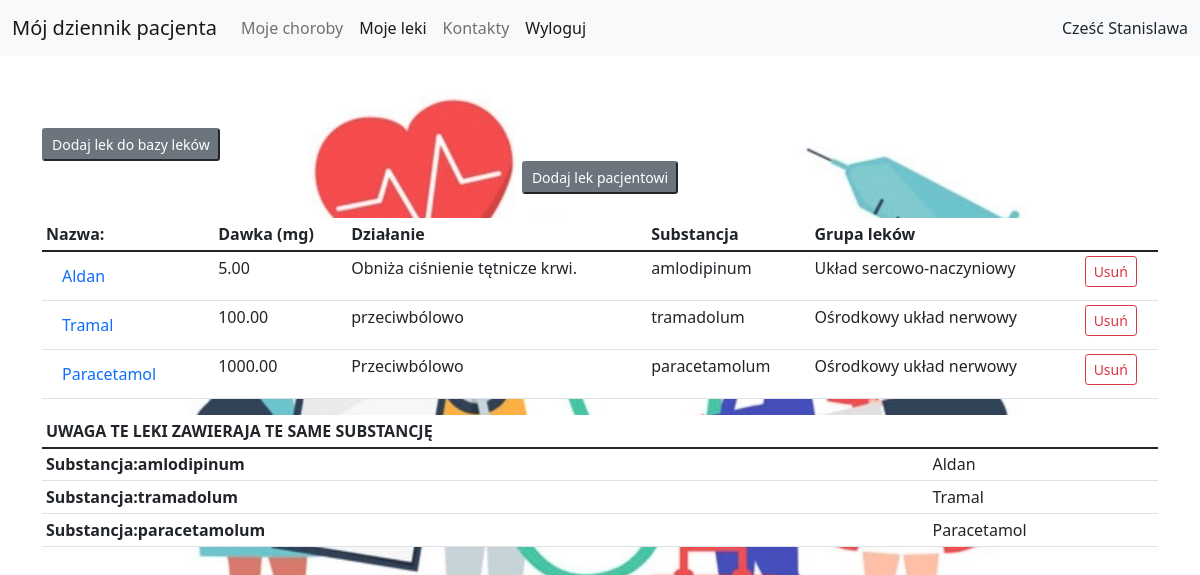
Page /drugs/ (signed in) on the committed database.
### accounts/models.py (models this page shows)
class CustomUser(AbstractUser):
    def __str__(self):
        return self.username

### patientdiary/models.py (models this page shows, shortened)
class PatientDrug(models.Model):
    patient = models.ForeignKey(Patient, on_delete=models.CASCADE)
    drug = models.ForeignKey('Drugs', on_delete=models.CASCADE)

class Drugs(models.Model):
    name = models.CharField(max_length=30)
    leaflet = models.TextField()
    dosage = models.DecimalField(max_digits=10, decimal_places=2)
    action = models.CharField(max_length=128)
    substances = models.ManyToManyField(Substance)
    groups = models.ForeignKey('Group', on_delete=models.CASCADE)

class Substance(models.Model):
    name = models.CharField(unique=True, max_length=128)
    def __str__(self):
        return self.name

class Group(models.Model):
    parent = models.ForeignKey('Group', null=True, blank=True, on_delete=models.CASCADE)
    symbol = models.CharField(max_length=128)
    name = models.CharField(max_length=128)
    def __str__(self):
        return self.name

### patientdiary/views.py (the view)
# urls.py: path('drugs/', views.DrugsListView.as_view(), name='drugs_view'),
class DrugsListView(LoginRequiredMixin, ListView):
    model = Drugs
    template_name = 'drugs_view.html'
    def get_queryset(self):
        return Drugs.objects.filter(patient=Patient.objects.get(user=self.request.user))
    def get_context_data(self, **kwargs):
        context = super().get_context_data(**kwargs)
        context['patient'] = Patient.objects.get(user=self.request.user)
        context['drugs'] = Drugs.objects.all()
        return context

### patientdiary/models.py (called while the page is built)
    def get_substance_alert(self):
        alerts = {}
        for drug in self.drug.all():
            for substance in drug.substances.all():
                if substance.name in alerts:
                    alerts[substance.name].append(drug.name)
                else:
                    alerts[substance.name] = [drug.name]
        return alerts

### accounts/templates/drugs_view.html (shortened to what this page needs)
{% extends "base.html" %}
{% block content %}
    <div class="container">
        <br>
        <br>
        <br>
        <a href="{% url 'drug_add_view' %}">
            <button type="button" class="btn-secondary btn-sm disabled" tabindex="-1" role="button"
                    aria-disabled="true">Dodaj lek do bazy leków
            </button>
        </a>
        <div class="container text-center">
            <a href="{% url 'patient_drug_add_view' %}">
                <button type="button" class="btn-secondary btn-sm disabled" tabindex="-1" role="button"
                        aria-disabled="true">Dodaj lek pacjentowi
                </button>
            </a>
        </div>
        <br>
        <table class="table table-sm">
            <thead>
            <tr>
                <th scope="col">Nazwa:</th>
                <th scope="col">Dawka (mg)</th>
                <th scope="col">Działanie</th>
                <th scope="col">Substancja</th>
                <th scope="col">Grupa leków</th>
                <th scope="col"></th>
            </tr>
            </thead>
            <tbody>
            {% for patient_drug in patient.patientdrug_set.all %}
                <tr>
                    <td ><a class="nav-link active"
                                       href="{% url 'patient_drug_detail_view' patient_drug.pk %}">{{ patient_drug.drug.name }} </a>
                    </td>
                    <td>{{ patient_drug.drug.dosage }}</td>
                    <td>{{ patient_drug.drug.action }}</td>
                    <td>
                        {% for drug in patient_drug.drug.substances.all %}
                            {{ drug }}
                        {% endfor %}
                    </td>
                    <td>
                        {{patient_drug.drug.groups }}
                    </td>
                    <td>
                        <a href="{% url 'patient_drug_delete_view' patient_drug.pk %}">
                            <button type="button" class="btn btn-outline-danger btn-sm">Usuń</button>
                        </a>
                    </td>
                </tr>
            {% endfor %}
            </tbody>
            <table class="table table-sm">
                <thead>
                <th scope="col">UWAGA TE LEKI ZAWIERAJA TE SAME SUBSTANCJĘ</th>
                </thead>
                <tbody>
                <tr>{% for substance,drugs in user.patient.get_substance_alert.items %}</tr>
                    <th>Substancja:{{ substance }}</th>
                    {% for drug in drugs %}
                        <td>{{ drug }}</td>
                    {% endfor %}
                {% endfor %}
                </tbody>
            </table>
    </div>
{% endblock %}

### accounts/templates/base.html (shortened to what this page needs)
{% load static %}
<!doctype html>
<html lang="en">
<head>
    <link href="https://cdn.jsdelivr.net/npm/bootstrap@5.1.3/dist/css/bootstrap.min.css" rel="stylesheet"
>
    <link rel="stylesheet" type="text/css" href="{% static 'accounts/css/coment.css' %}">
</head>
<form method="post">
    <nav class="navbar navbar-expand-lg navbar-light bg-light">
        <div class="container-fluid">
            {% if user.is_authenticated %}
                <a class="navbar-brand" href="{% url 'patient_view' patient.pk %}">Mój dziennik pacjenta</a>
            {% endif %}
            <div class="collapse navbar-collapse" id="navbarNav">
                <ul class="navbar-nav">
                    {% if user.is_authenticated %}
                        <li class="nav-item">
                            <a class="nav-link " aria-current="page" href="{% url 'diseases_view' %}">Moje choroby</a>
                        </li>
                        <li class="nav-item">
                            <a class="nav-link active" href="{% url 'drugs_view' %}">Moje leki</a>
                        </li>
                        <li class="nav-item">
                            <a class="nav-link " aria-current="page" href="{% url 'contacts' %}">Kontakty</a>
                        </li>
                        <li class="nav-item">
                            <a class="nav-link active" href="{% url 'logout' %}">Wyloguj</a>
                        </li>
                    {% else %}
                        <li class="nav-item">
                            <a class="nav-link " href="{% url 'login' %}">Zaloguj</a>
                        </li>
                        <li class="nav-item">
                        <a class="nav-link active" href="{% url 'signup' %}">Zarejestruj się</a>
                    {% endif %}
                </ul>
            </div>
            {% if user.is_authenticated %}
                <div> Cześć {{ user }} </div>
            {% endif %}
        </div>
    </nav>
</form>
<body id="bg" style="background-image: url('{% static "accounts/images/mainpage.jpg" %}');">
{% block content %}
{% endblock %}
</body>
</html>

### accounts/static/accounts/css/coment.css (style rules this page uses)
#bg { background-repeat: no-repeat; background-size: 75%; background-position: center; background-attachment: fixed; }

### accounts/templates/drugs_view.html (style rules this page uses)
table { background-color: white; }

### rows in the picture
CustomUser: username "Stanislawa"
PatientDrug: drug.name "Aldan", drug.dosage "5.00", drug.action "Obniża ciśnienie tętnicze krwi.", drug.groups "Układ sercowo-naczyniowy"
Substance: name "amlodipinum", get_substance_alert "amlodipinum"
PatientDrug: drug.name "Tramal", drug.dosage "100.00", drug.action "przeciwbólowo", drug.groups "Ośrodkowy układ nerwowy"
Substance: name "tramadolum", get_substance_alert "tramadolum"
PatientDrug: drug.name "Paracetamol", drug.dosage "1000.00", drug.action "Przeciwbólowo", drug.groups "Ośrodkowy układ nerwowy"
Substance: name "paracetamolum", get_substance_alert "paracetamolum"
Drugs: drugs "Aldan"
Drugs: drugs "Tramal"
Drugs: drugs "Paracetamol"
